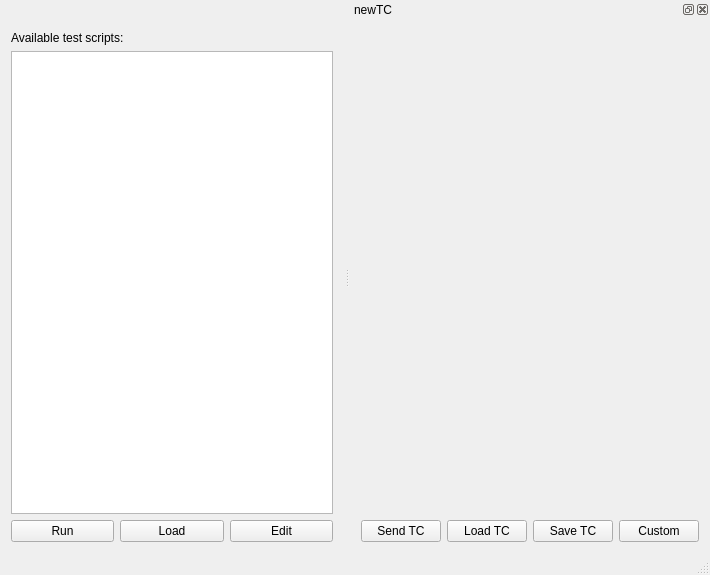
<?xml version="1.0" encoding="UTF-8"?>
<ui version="4.0">
 <class>MainWindow</class>
 <widget class="TasteMainWindow" name="MainWindow">
  <property name="geometry">
   <rect>
    <x>0</x>
    <y>0</y>
    <width>710</width>
    <height>575</height>
   </rect>
  </property>
  <property name="windowTitle">
   <string>irq</string>
  </property>
  <property name="tabShape">
   <enum>QTabWidget::Rounded</enum>
  </property>
  <property name="dockOptions">
   <set>QMainWindow::AllowNestedDocks|QMainWindow::AllowTabbedDocks|QMainWindow::AnimatedDocks</set>
  </property>
  <widget class="QWidget" name="centralWidget">
  <layout class="QVBoxLayout" name="verticalLayout">
     <item>
      <widget class="QLabel" name="tasteLogo" native="true">
       <property name="pixmap">
        <pixmap>tasteLogo_white.png</pixmap>
       </property>
      </widget>
     </item>
     <item>
      <widget class="QLabel" name="instructions" native="true">
       <property name="text">
        <string>Available test scripts:</string>
       </property>
      </widget>
     </item>
     <item>
      <widget class="QListWidget" name="msc" native="true"/>
     </item>
     <item>
      <layout class="QHBoxLayout" name="horizontalLayout">
       <item>
        <widget class="QPushButton" name="runMSC">
         <property name="text">
          <string>Run</string>
         </property>
        </widget>
       </item>
       <item>
        <widget class="QPushButton" name="loadMSC">
         <property name="text">
          <string>Load</string>
         </property>
        </widget>
       </item>
       <item>
        <widget class="QPushButton" name="editMSC">
         <property name="text">
          <string>Edit</string>
         </property>
        </widget>
       </item>
      </layout>
     </item>
    </layout>
   </widget>
   <widget class="QStatusBar" name="statusBar"/>
  <widget class="QDockWidget" name="tc_0">
   <property name="allowedAreas">
    <set>Qt::RightDockWidgetArea</set>
   </property>
   <property name="windowTitle">
    <string>newTC</string>
   </property>
   <attribute name="dockWidgetArea">
    <number>2</number>
   </attribute>
   <widget class="QWidget" name="dockWidgetContents">
    <layout class="QVBoxLayout" name="verticalLayout">
     <item>
      <widget class="asn1Editor" name="newTC" native="true"/>
     </item>
     <item>
      <layout class="QHBoxLayout" name="horizontalLayout">
       <item>
        <widget class="QPushButton" name="sendButton">
         <property name="text">
          <string>Send TC</string>
         </property>
        </widget>
       </item>
       <item>
        <widget class="QPushButton" name="loadButton">
         <property name="text">
          <string>Load TC</string>
         </property>
        </widget>
       </item>
       <item>
        <widget class="QPushButton" name="saveButton">
         <property name="text">
          <string>Save TC</string>
         </property>
        </widget>
       </item>
       <item>
        <widget class="QPushButton" name="customCombo">
         <property name="text">
          <string>Custom</string>
         </property>
        </widget>
       </item>
      </layout>
     </item>
    </layout>
   </widget>
  </widget>
 </widget>
 <layoutdefault spacing="6" margin="11"/>
 <customwidgets>
     <customwidget>
          <class>asn1Editor</class>
          <extends>QWidget</extends>
          <header>asn1_value_editor</header>
     </customwidget>
     <customwidget>
          <class>asn1Viewer</class>
          <extends>QWidget</extends>
          <header>asn1_value_editor</header>
     </customwidget>
     <customwidget>
          <class>TasteMainWindow</class>
          <extends>QMainWindow</extends>
          <header>TasteMainWindow</header>
     </customwidget>
 </customwidgets>
 <resources/>
 <connections/>
</ui>
